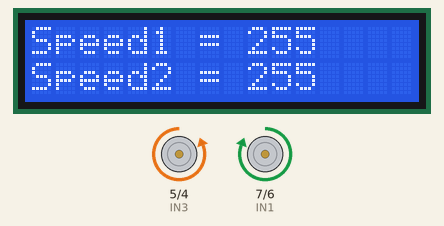
A sketch run on a simulated Arduino Uno, built with avr-gcc and run on an emulated ATmega328P. Shown: 16×2 character LCD, motor-driver pin pairs drawn as motors (green arrow = first pin HIGH = forward, orange = second pin HIGH = backward, longer = more drive).

Above: at 0.1 s.
At 2.2 s:
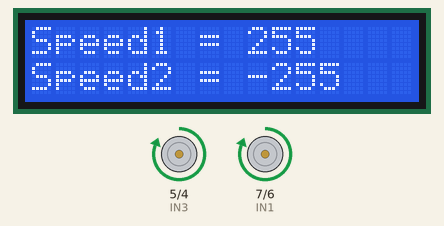
At 4.2 s:
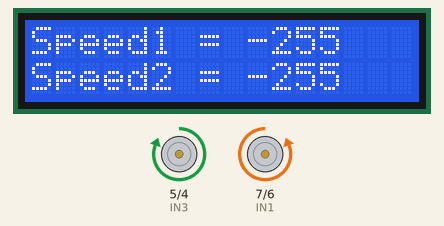
Timing chart, 0 to 130.0 s (numbered marks = the images above):
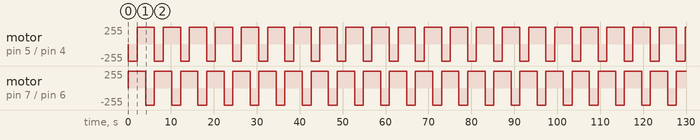

Measured:
- by itself, motor on pin 5 (IN3) / pin 4 (IN4), motor on pin 7 (IN1) / pin 6 (IN2): alternates forward 255/255 for 4.1 s and backward 255/255 for 2.0 s
- what the display in image 1 shows lasts 2.0 s, from 2.1 s to 4.1 s

The sketch:

Bai4.ino
```cpp
#include <Wire.h>
#include <LiquidCrystal_I2C.h>

LiquidCrystal_I2C lcd(0x27,16,2);
//0x27 là d?a ch? màn hình trong bus I2C. Ph?n này chúng ta không c?n ph?i quá b?n tâm vì h?u h?t màn hình (20x4,...) d?u nhu th? này!
//16 là s? c?t c?a màn hình (n?u dùng lo?i màn hình 20x4) thì thay b?ng 20
//2 là s? dòng c?a
#define IN1  7
#define IN2 6
#define IN3 5
#define IN4 4
#define MAX_SPEED 255 //t? 0-255
#define MIN_SPEED 0
void setup()
{
lcd.init();
lcd.backlight();
  pinMode(IN1, OUTPUT);
  pinMode(IN2, OUTPUT);
  pinMode(IN3, OUTPUT);
  pinMode(IN4, OUTPUT);
}

void motor_1_Dung() {
  digitalWrite(IN1, LOW);
  digitalWrite(IN2, LOW);
}

void motor_2_Dung() {
  digitalWrite(IN3, LOW);
  digitalWrite(IN4, LOW);
}

void motor_1_Tien(int speed) { //speed: t? 0 - MAX_SPEED
  speed = constrain(speed, MIN_SPEED, MAX_SPEED);//d?m báo giá tr? n?m trong m?t kho?ng t? 0 - MAX_SPEED - http://arduino.vn/reference/constrain
  digitalWrite(IN1, HIGH);// chân này không có PWM
  analogWrite(IN2, 255 - speed);
}

void motor_1_Lui(int speed) {
  speed = constrain(speed, MIN_SPEED, MAX_SPEED);//d?m báo giá tr? n?m trong m?t kho?ng t? 0 - MAX_SPEED - http://arduino.vn/reference/constrain
  digitalWrite(IN1, LOW);// chân này không có PWM
  analogWrite(IN2, speed);
}

void motor_2_Lui(int speed) { //speed: t? 0 - MAX_SPEED
  speed = constrain(speed, MIN_SPEED, MAX_SPEED);//d?m báo giá tr? n?m trong m?t kho?ng t? 0 - MAX_SPEED - http://arduino.vn/reference/constrain
  analogWrite(IN3, speed);
  digitalWrite(IN4, LOW);// chân này không có PWM
}

void motor_2_Tien(int speed) {
  speed = constrain(speed, MIN_SPEED, MAX_SPEED);//d?m báo giá tr? n?m trong m?t kho?ng t? 0 - MAX_SPEED - http://arduino.vn/reference/constrain
  analogWrite(IN3, 255 - speed);
  digitalWrite(IN4, HIGH);// chân này không có PWM
}

void loop()
{
  lcd.print("Speed1 = ");
  lcd.print(MAX_SPEED);
  lcd.setCursor(0,1);
  lcd.print("Speed2 = ");
  lcd.print(MAX_SPEED);
  motor_1_Tien(MAX_SPEED); // motor 1 ti?n
  motor_2_Tien(MAX_SPEED); //motor 2 lùi
  delay(2000);//ti?n 5 s
  lcd.clear();
  lcd.print("Speed1 = ");
  lcd.print(MAX_SPEED);
  lcd.setCursor(0,1);
  lcd.print("Speed2 = ");
  lcd.print(-MAX_SPEED);
  motor_1_Tien(MAX_SPEED); // motor 1 ti?n
  motor_2_Lui(MAX_SPEED); //motor 2 lùi
  delay(2000);//ti?n 5 s
  lcd.clear();
  lcd.print("Speed1 = ");
  lcd.print(-MAX_SPEED);
  lcd.setCursor(0,1);
  lcd.print("Speed2 = ");
  lcd.print(-MAX_SPEED);
  motor_1_Lui(MAX_SPEED); // motor 1 ti?n
  motor_2_Lui(MAX_SPEED); //motor 2 lùi

  delay(2000);//ti?n 5 s
  lcd.clear();

}
```
